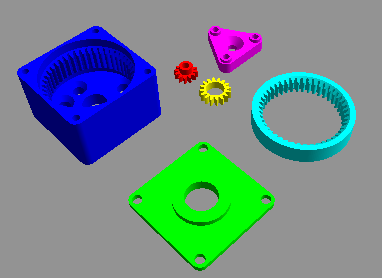
#> input picture exercise4/Notebooks/image.png, 382 x 278 px
$ jupyter execute --allow-errors Object_detection_tutorial.ipynb
#> lines starting #> are read from the running program, lines starting #| are printed output that depends on the picture; after the words box and inside, x2 and y2 are one past the last pixel; in counts of white or black regions, pixels touching at a corner belong together
#   ROS2 | Exercise 4 - Computer Vision

##  Task 3 - Object Detection

### Pre-requisites
Before you begin this Notebook you have to complete the following tasks explained in the handout
- [x] Setting up the gazebo simulation as a ROS package
- [x] Setting up Conda environment to run this jupyter notebook

### Introduction
Object detection and its importance in robotics. Opencv Intro. Some images

There are 3 parts in this Notebook which covers the following
   - 3.1 : Basic Image processing and Opencv contour detection
   - 3.2 : Object detection and Tracking with Video
   - 3.3 : Object detection and Tracking with ROS2

***
### 3.1 Basic Image processing with OpenCV

### 3.1.1
Familiarize yourself with the basic functionalities available in openCV for basic image reading and visualization with this reference [link](https://docs.opencv.org/4.x/db/deb/tutorial_display_image.html). It has both C++ & Python code. We are following python in this notebook. Execute the following code that reads an image file and displays it in an opencv window.

[cell 1]
import imutils
import cv2
import numpy as np

frame = cv2.imread('image.png')
#> frame is the input picture: shape (278, 382, 3); mean B, G, R 139, 136.9, 111.3
cv2.imshow("Tracking",frame)
cv2.waitKey(0) & 0xFF
cv2.destroyAllWindows()

### 3.1.2

It is important to  pre-process raw input images in computer vision tasks such as object detection and tracking. OpenCV imgproc module contains several functionalities which are often used in image processing.

Convertion between color spaces is necessary to generate image masks. Execute and observe the following code where you convert an image from RGB to HSV color space. The code generates a mask of the green color object.

**Your task**

- [ ] Change HSV values in order to generate masks of other objects.

**References**
- [Concept of HSL and HSV Color spaces](https://en.wikipedia.org/wiki/HSL_and_HSV)
- [Opencv basic Image processing functionalities](https://docs.opencv.org/4.x/d7/da8/tutorial_table_of_content_imgproc.html)
- [OpenCV RGB-HSV color converstions documentation](https://docs.opencv.org/3.4.6/de/d25/imgproc_color_conversions.html#color_convert_rgb_hsv)

[cell 2]
# lower and upper boundaries for HSV thresholds
Lower = (0, 86, 6)
Upper = (255, 255, 255)

def prep(frame):
    frame = imutils.resize(frame, width=600)
#> frame: shape (436, 600, 3)
    ## Todo 3.1.3 gaussian blur
    blurred = cv2.GaussianBlur(frame, (11, 11), 0)
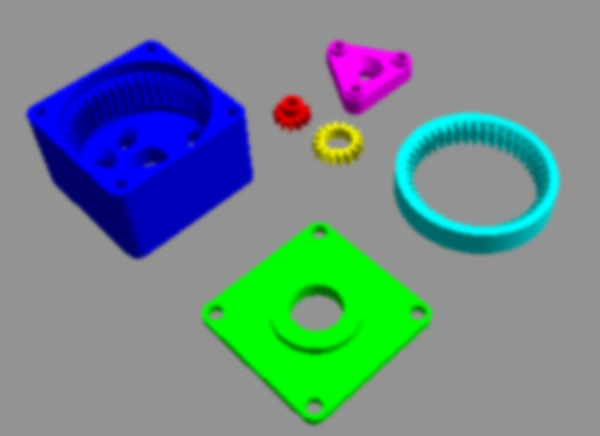
#> blurred: shape (436, 600, 3); mean of channels 0, 1, 2 139, 136.9, 111.3; drawn as B, G, R
    hsv = cv2.cvtColor(frame, cv2.COLOR_BGR2HSV)
#> hsv: shape (436, 600, 3); mean H, S, V 26.7, 70.7, 163.1
    mask = cv2.inRange(hsv,Lower,Upper)
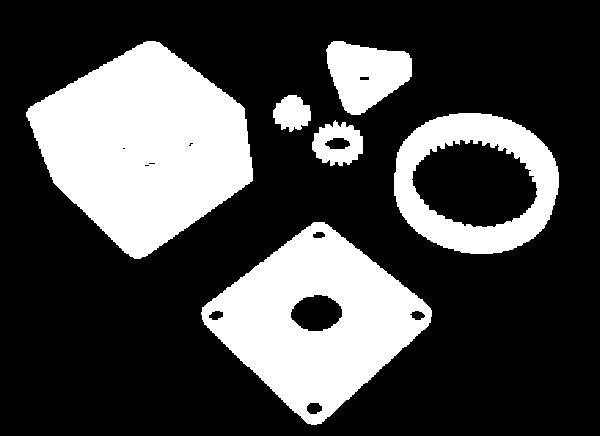
#> mask: shape (436, 600); 27.9% white; 6 white regions, box (x1, y1, x2, y2) and area: (26, 41, 253, 259) 31314, (201, 222, 432, 425) 24319, (394, 113, 559, 254) 10719, (326, 41, 412, 115) 4254, (312, 120, 363, 166) 1490, (273, 95, 311, 132) 1001

    ## Todo 3.1.3 erosian and dialation

    mask= cv2.erode(mask, None, iterations=3)
#> mask: shape (436, 600); 23.2% white; 9 white regions (2 under 20 px), largest, box (x1, y1, x2, y2) and area: (30, 44, 250, 256) 28435, (205, 225, 428, 414) 20449, (397, 116, 556, 251) 7391
    mask = cv2.dilate(mask, None, iterations=3)
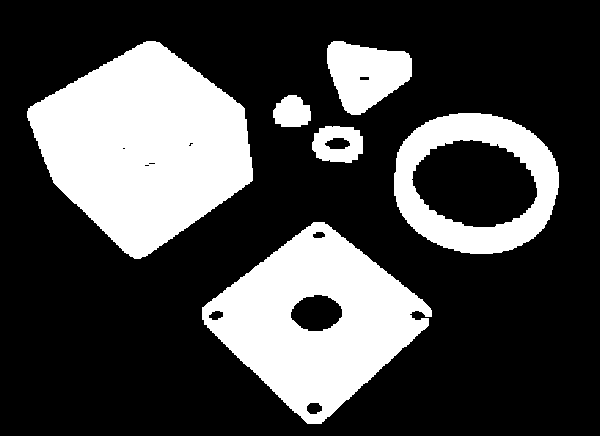
#> mask: shape (436, 600); 27.8% white; 6 white regions
    return mask, frame

mask,frame = prep(frame)

cv2.imshow("Image",frame)
cv2.imshow("Masked Image",mask)
cv2.waitKey(0) & 0xFF
cv2.destroyAllWindows()

### 3.1.3

The above implementation provides a satisfactory result. However, when dealing with noisy images it is important to perform morphological transformations such as smoothing, erotion and dialation to get better results.

**Your task**

Read the following documentations and implement the following transformations inside the prep_frame() function above.

- [ ] Apply Gaussian blur with a kernel size of 11x11
- [ ] Apply erosion
- [ ] Apply dialation

**References**

- [Smoothing Images with OpenCV](https://docs.opencv.org/4.5.2/d4/d13/tutorial_py_filtering.html)
- [Perform Erosion and Dialation on the image mask using OpenCV](https://docs.opencv.org/3.4/db/df6/tutorial_erosion_dilatation.html)

### 3.1.4

Finding contours in an image is useful in object detection and tracking. The code snippet below extracts contours from the image file and draws a circle with its center as the same center of detected contour. Execute the code below and observe the results.

**References**
- [ Detecting contours with OpenCV](https://docs.opencv.org/4.5.0/d4/d73/tutorial_py_contours_begin.html)

[cell 3]
### Find contours and display
def find_cnts(mask):
    cnts = cv2.findContours(mask.copy(), cv2.RETR_EXTERNAL,cv2.CHAIN_APPROX_SIMPLE)
#> cnts = 6 contours; box (x1, y1, x2, y2) and area: (27, 41, 253, 259) 31006, (202, 222, 432, 424) 25635, (394, 113, 559, 254) 18398, (327, 41, 412, 115) 4150, (312, 126, 363, 163) 1492, (273, 95, 311, 127) 882
    cnts = imutils.grab_contours(cnts)
    return cnts


cnts = find_cnts(mask)
c = max(cnts, key=cv2.contourArea)
#> c = contour of 372 points, box (x1, y1, x2, y2) (27, 41, 253, 259), area 31006
((x, y), radius) = cv2.minEnclosingCircle(c) ## A different contour?
#> x = 139.5; y = 145.5; radius = 117.7

# Find center of contour using moments in opencvq
M = cv2.moments(c)
#> M = moments, m00 31006.5, centre m10/m00, m01/m00 = (143.6, 145.9)
center = (int(M["m10"] / M["m00"]), int(M["m01"] / M["m00"]))
#> center = (143, 145)

#circle
frame1 = frame.copy()
cv2.circle(frame1, (int(x), int(y)), int(radius),(0, 0, 255), 2)
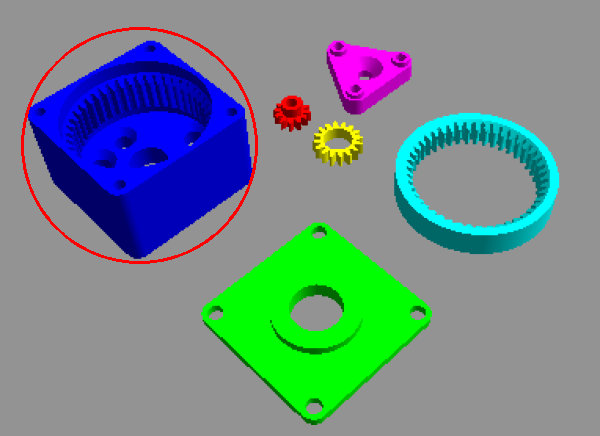
#> frame1: shape (436, 600, 3); mean of channels 0, 1, 2 137.8, 135.7, 112.2; drawn as B, G, R
cv2.circle(frame1, center, 5, (0, 0, 255), -1)
#> frame1: shape (436, 600, 3); 0.03% of pixels changed, all inside (x1, y1, x2, y2) = (138, 140, 149, 151)
cv2.imshow("Circle", frame1)


## ToDo 3.1.5
#  1.1 Bounding rectancgle
frame2 = frame.copy()
x, y, w, h = cv2.boundingRect(c)
#> x = 27; y = 41; w = 226; h = 218
cv2.rectangle(frame2, (x, y), (x + w, y + h), (0, 0, 255), 2)
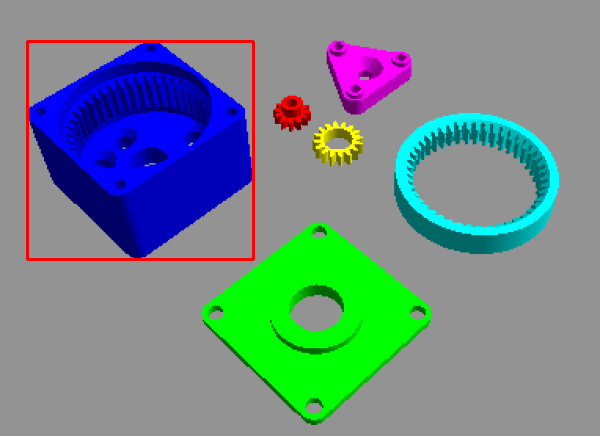
#> frame2: shape (436, 600, 3); mean of channels 0, 1, 2 137.5, 135.5, 112.4; drawn as B, G, R
cv2.imshow("Bounding Rectangle", frame2)

#  1.2 Rotated rectancgle
frame3 = frame.copy()
rect = cv2.minAreaRect(c)
#> rect = ((145.4, 140.6), (198.7, 189.8), -35.26)
box = cv2.boxPoints(rect)
#> box = [[119, 275.4], [9.51, 120.5], [171.8, 5.8], [281.3, 160.7]]
box = np.int0(box)
#> box = [[119, 275], [9, 120], [171, 5], [281, 160]]
cv2.drawContours(frame3, [box], 0, (255, 255, 0), 2)
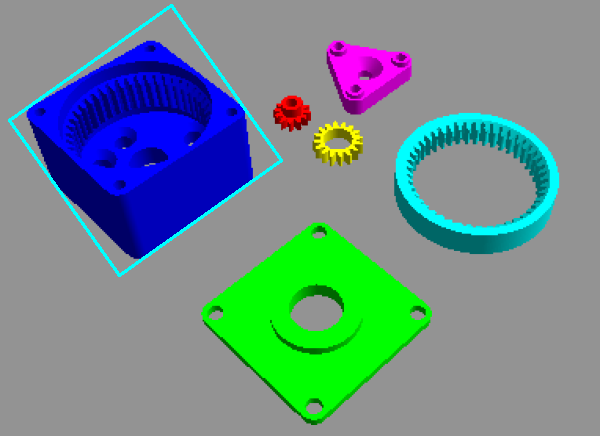
#> frame3: shape (436, 600, 3); mean of channels 0, 1, 2 140, 138.1, 110; drawn as B, G, R
cv2.imshow("Rotated Rectangle", frame3)

#  2. Convex Hull
frame4 = frame.copy()
hull = cv2.convexHull(c)
#> hull = contour of 37 points, box (x1, y1, x2, y2) (27, 41, 253, 259), area 31535
cv2.drawContours(frame4, [hull], 0, (0, 255, 0), 2)
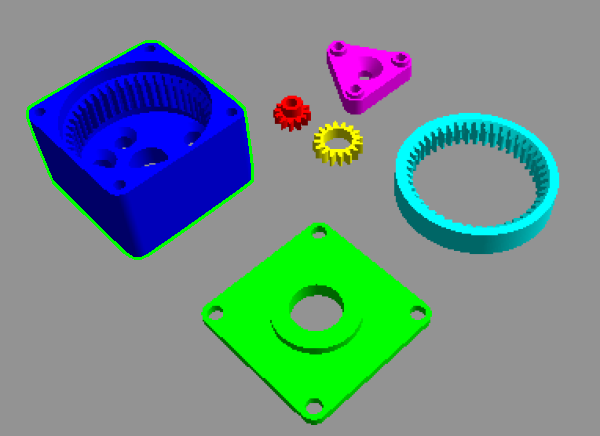
#> frame4: shape (436, 600, 3); mean of channels 0, 1, 2 137.8, 138.1, 110.5; drawn as B, G, R
cv2.imshow("Convex Hull", frame4)

cv2.waitKey(0) & 0xFF
cv2.destroyAllWindows()

### 3.1.5
The above implementation only uses a minimum enclosing circle for labelling the detected image. There are more labelling options such as bounding boxes and convex hull which may come handy in various computer vision tasks.

**Your task**

- [ ] Implement a bounding rectangle and rotated rectangle on the detected contours by modifying the code in 3.1.4
- [ ] Implement a convex hull on the detected contours by modifying the code in 3.1.4

**References**
- [Contour features in OpenCV](https://docs.opencv.org/4.x/dd/d49/tutorial_py_contour_features.html)
- [Creating Bounding boxes and circles for contours](https://docs.opencv.org/4.x/da/d0c/tutorial_bounding_rects_circles.html)
-[Convex Hull](https://docs.opencv.org/4.x/d7/d1d/tutorial_hull.html)

***
### 3.2 Object detection and Tracking with Video

### 3.2.1

Execute and observe the below code snippet which reads frames from a given video file at a pre-defined frame rate.

**Your task**
- [ ] Implement pre-processing and find contour of the moving blob on by modifiying the same code below
- [ ] Implement a suitable labelling mode (Enclosed Circle / bounding Box or convex hull) and display the resulted tracking on a seperated window

**Tip** : Use the same functions from 3.1. Avoid creating duplicate functions and unnecessarily lenghty code

[cell 4]
from imutils.video import VideoStream
import time

vs = cv2.VideoCapture("test_video.avi")
time.sleep(2.0)

frame_rate = 30
prev = 0

# Change values to find only blue color
Lower = (100, 150, 0)
Upper = (140, 255, 255)

while True :
    time_elapsed = time.time() - prev


    if time_elapsed > 1./frame_rate:
        frame = vs.read()
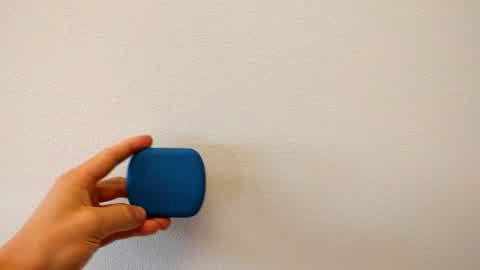
#> input picture frame 30 of exercise4/Notebooks/test_video.avi, 480 x 270 px
        frame = frame[1]
#> frame is the input picture: shape (270, 480, 3); mean B, G, R 160.5, 176.2, 193.7
        if frame is None:
            break

        # find mask for the blob
        mask, frame = prep(frame)
#> in prep (call 2), `hsv = cv2.cvtColor(frame, cv2.COLOR_BGR2HSV)`: hsv: shape (337, 600, 3); mean H, S, V 20.8, 56.7, 196.6
#> in prep (call 2), `mask = cv2.inRange(hsv,Lower,Upper)`: mask: shape (337, 600); 3.5% white; 1 white region, box (x1, y1, x2, y2) and area: (159, 185, 255, 271) 7131
#> in prep (call 2), `mask= cv2.erode(mask, None, iterations=3)`:
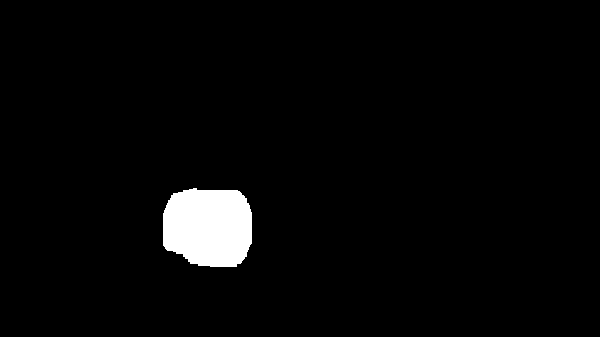
#> mask: shape (337, 600); 3% white; 1 white region, box (x1, y1, x2, y2) and area: (163, 188, 252, 267) 6040
#> in prep (call 2), `mask = cv2.dilate(mask, None, iterations=3)`: mask: shape (337, 600); 3.5% white; 1 white region
        frame2 = frame.copy()
        cnts = find_cnts(mask)
#> in find_cnts (call 2), `cnts = cv2.findContours(mask.copy(), cv2.RETR_EXTERNAL,cv2.CHAIN_APPRO..`: cnts = 1 contour; box (x1, y1, x2, y2) and area: (160, 185, 255, 270) 6928
        c = max(cnts, key=cv2.contourArea)
#> c = contour of 95 points, box (x1, y1, x2, y2) (160, 185, 255, 270), area 6928

        # Find bounding rectangle around blob
        x, y, w, h = cv2.boundingRect(c)
#> x = 160; y = 185; w = 95; h = 85
        cv2.rectangle(frame2, (x, y), (x + w, y + h), (0, 0, 255), 2)
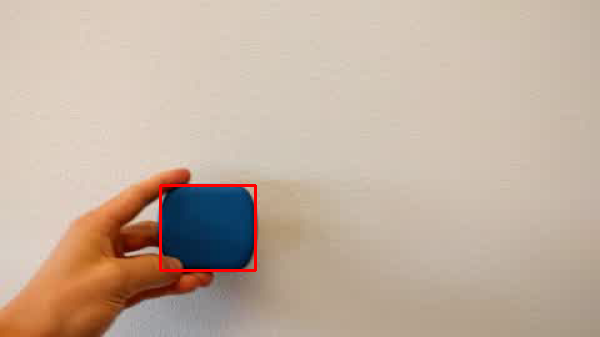
#> frame2: shape (337, 600, 3); mean of channels 0, 1, 2 160.1, 175.8, 194.6; drawn as B, G, R

        cv2.imshow("Frame", frame)
        cv2.imshow("Mask", mask)
        cv2.imshow("Detected Frame", frame2)
        key = cv2.waitKey(1) & 0xFF
#> (key q is pressed here)
        if key == ord("q"):
            break
        prev = time.time()

cv2.destroyAllWindows()
